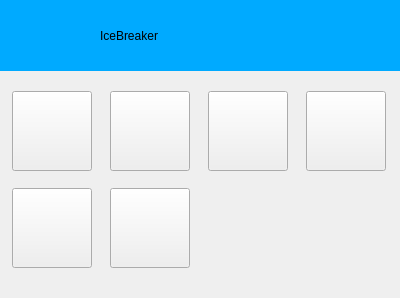
<?xml version="1.0" encoding="UTF-8"?>
<ui version="4.0">
 <class>expression</class>
 <widget class="QWidget" name="expression">
  <property name="geometry">
   <rect>
    <x>0</x>
    <y>0</y>
    <width>400</width>
    <height>298</height>
   </rect>
  </property>
  <property name="windowTitle">
   <string>Form</string>
  </property>
  <widget class="QWidget" name="gridLayoutWidget">
   <property name="geometry">
    <rect>
     <x>0</x>
     <y>80</y>
     <width>401</width>
     <height>201</height>
    </rect>
   </property>
   <layout class="QGridLayout" name="gridLayout">
    <item row="0" column="1">
     <widget class="QPushButton" name="pushButton_2">
      <property name="sizePolicy">
       <sizepolicy hsizetype="Fixed" vsizetype="Fixed">
        <horstretch>0</horstretch>
        <verstretch>0</verstretch>
       </sizepolicy>
      </property>
      <property name="minimumSize">
       <size>
        <width>80</width>
        <height>80</height>
       </size>
      </property>
      <property name="maximumSize">
       <size>
        <width>80</width>
        <height>80</height>
       </size>
      </property>
      <property name="text">
       <string/>
      </property>
     </widget>
    </item>
    <item row="1" column="1">
     <widget class="QPushButton" name="pushButton_6">
      <property name="sizePolicy">
       <sizepolicy hsizetype="Fixed" vsizetype="Fixed">
        <horstretch>0</horstretch>
        <verstretch>0</verstretch>
       </sizepolicy>
      </property>
      <property name="minimumSize">
       <size>
        <width>80</width>
        <height>80</height>
       </size>
      </property>
      <property name="maximumSize">
       <size>
        <width>80</width>
        <height>80</height>
       </size>
      </property>
      <property name="text">
       <string/>
      </property>
     </widget>
    </item>
    <item row="0" column="3">
     <widget class="QPushButton" name="pushButton_4">
      <property name="sizePolicy">
       <sizepolicy hsizetype="Fixed" vsizetype="Fixed">
        <horstretch>0</horstretch>
        <verstretch>0</verstretch>
       </sizepolicy>
      </property>
      <property name="minimumSize">
       <size>
        <width>80</width>
        <height>80</height>
       </size>
      </property>
      <property name="maximumSize">
       <size>
        <width>80</width>
        <height>80</height>
       </size>
      </property>
      <property name="text">
       <string/>
      </property>
     </widget>
    </item>
    <item row="0" column="0">
     <widget class="QPushButton" name="pushButton_1">
      <property name="sizePolicy">
       <sizepolicy hsizetype="Fixed" vsizetype="Fixed">
        <horstretch>0</horstretch>
        <verstretch>0</verstretch>
       </sizepolicy>
      </property>
      <property name="minimumSize">
       <size>
        <width>80</width>
        <height>80</height>
       </size>
      </property>
      <property name="maximumSize">
       <size>
        <width>80</width>
        <height>80</height>
       </size>
      </property>
      <property name="text">
       <string/>
      </property>
     </widget>
    </item>
    <item row="1" column="0">
     <widget class="QPushButton" name="pushButton_5">
      <property name="sizePolicy">
       <sizepolicy hsizetype="Fixed" vsizetype="Fixed">
        <horstretch>0</horstretch>
        <verstretch>0</verstretch>
       </sizepolicy>
      </property>
      <property name="minimumSize">
       <size>
        <width>80</width>
        <height>80</height>
       </size>
      </property>
      <property name="maximumSize">
       <size>
        <width>80</width>
        <height>80</height>
       </size>
      </property>
      <property name="text">
       <string/>
      </property>
     </widget>
    </item>
    <item row="0" column="2">
     <widget class="QPushButton" name="pushButton_3">
      <property name="sizePolicy">
       <sizepolicy hsizetype="Fixed" vsizetype="Fixed">
        <horstretch>0</horstretch>
        <verstretch>0</verstretch>
       </sizepolicy>
      </property>
      <property name="minimumSize">
       <size>
        <width>80</width>
        <height>80</height>
       </size>
      </property>
      <property name="maximumSize">
       <size>
        <width>80</width>
        <height>80</height>
       </size>
      </property>
      <property name="text">
       <string/>
      </property>
     </widget>
    </item>
   </layout>
  </widget>
  <widget class="QWidget" name="widget" native="true">
   <property name="geometry">
    <rect>
     <x>0</x>
     <y>0</y>
     <width>401</width>
     <height>71</height>
    </rect>
   </property>
   <property name="sizePolicy">
    <sizepolicy hsizetype="Fixed" vsizetype="Fixed">
     <horstretch>0</horstretch>
     <verstretch>0</verstretch>
    </sizepolicy>
   </property>
   <property name="styleSheet">
    <string notr="true">background-color: rgb(0, 170, 255);
</string>
   </property>
   <widget class="QLabel" name="label">
    <property name="geometry">
     <rect>
      <x>100</x>
      <y>10</y>
      <width>221</width>
      <height>51</height>
     </rect>
    </property>
    <property name="styleSheet">
     <string notr="true">font: 75 italic 36pt &quot;Adobe Arabic&quot;;</string>
    </property>
    <property name="text">
     <string>IceBreaker</string>
    </property>
   </widget>
  </widget>
 </widget>
 <resources/>
 <connections/>
</ui>
